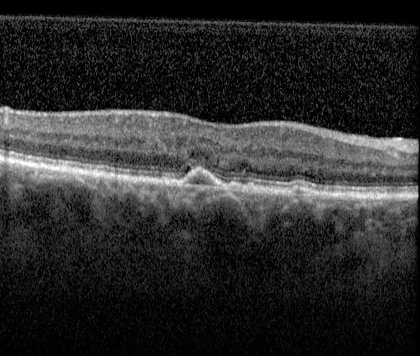
%> input picture Matlab/Code/ExtractedScans/I10_scan11_3.jpg, 420 x 356 px, shrunk from 503 x 426 before the run
$ octave --eval "result = EstimatedRetina(imread('ExtractedScans/I10_scan11_3.jpg'));"   (GNU Octave 9; MATLAB toolbox functions it lacks are replaced by stand-ins)
%> lines starting %> are read from the running program, lines starting %| are printed output that depends on the picture; in (x1, y1, x2, y2) boxes, pixels count from 0 and x2, y2 are one past the last pixel; in counts of white or black regions, pixels touching at a corner belong together; the program's own positions count from 1
### Matlab/Code/Boundary_Mask.m
function [Mask,boundary]=Boundary_Mask(Im,UPorDown,disk)
% The function detects estimated boundary of the retina. Inputes: Im=gray image,
% UPorDown=1/2; 1-upper boundary 2-bottom boundary. disk=size of
% morphological SE
[m,n]=size(Im);
 Mask=zeros(m,n);
 switch UPorDown
     case 1
        [L,Lbw]=K_Means(Im,2);
        bw=imbinarize(Lbw);
        se1 = strel('disk',disk);
        bw=imclose(bw,se1);
        % denising artifacts, based on image properties.
        bw = bwpropfilt(bw, 'Area', [5000 + eps(5000), Inf]);
        bw = imopen(bw,se1);
        firstORlast='first';
     case 2
       [L,Lbw]=K_Means(Im,3);
       bw=imbinarize(Lbw);
       se1 = strel('disk',disk);
       bw=imdilate(bw,se1);
       bw=imclose(bw,se1);
       firstORlast='last';
 end

% denoising artifacts, based on image properties.
bw = bwpropfilt(bw, 'Area', [5000 + eps(5000), Inf]);

 %check that there is a continuose segmentation
vec=sum(bw);
flag=find(vec==0);
r=10;%initial SE size for fixation of the boundary
while ~isempty(flag)
    r=r+2;
    se2 = strel('disk',r);
    bw=imclose(bw,se2);
    % denising artifacts, based on image properties.
    bw = bwpropfilt(bw, 'Area', [5000 + eps(5000), Inf]);
    %figure(3);imshow(bw);
    vec=sum(bw);
    flag=find(vec==0);

end

for j=1:n
        boundary(j) = find(bw(:,j), 1, firstORlast );
        Mask(boundary(j),j)=1;
end
% fix margins artifacts
    dis1=diff(boundary);jump=find(abs(dis1)>1);
    r=10;
       while ~isempty(jump)
          r=r+2;
          se3 = strel('disk',r);
          bw=imdilate(bw,se1);
          MaskUP=zeros(m,n);
          for j=1:n
            UP(j) = find(bw(:,j), 1, firstORlast );
            MaskUP(UP(j),j)=1;
          end
           dis1=diff(UP);jump=find(abs(dis1)>1);
       end
end

### Matlab/Code/K_Means.m
function [classified,Lbw]=K_Means(Im,k)


%Im=rgb2gray(Im);
[r,c]=size(Im);
Im=double(Im);
vec_Im=Im(:);
M=max(vec_Im)+1;
clusters=zeros(1,M);
h_Im=hist(vec_Im+1,256);%convert grey scale from0-255 to 1-256

%The algorithm devide all pixels to k clusters and and initializing their
%centers, by choosing the mean of gray levels in each cluster

Ck=(1:k).*(M)/(k+1);

OldCk=Ck+1;
% stop statemnt is when the centers don't change enymore
while(Ck~=OldCk)
   OldCk=Ck;
   % old classification
   for i=1:length(h_Im)
      diff=abs(Ck-i);
      closestCk=find(diff==min(diff));
      clusters(i)=closestCk(1);%add cluster label 1-k, to each gray level, considering closest center(gray level)
   end
   %belonging all pixels after their classification to their centers
   for i=1:k
       ind=find(clusters==i);%find all pixels that classified to cluster i
       %updating the new centers by calculating the mean value of the gray levels of the cluster i
       Ck(i)=sum(ind.*h_Im(ind))/sum(h_Im(ind));
   end
end

%Classified image construction
classified=zeros(r,c);
for i=1:r
    for j=1:c
        diff2=abs(Ck-Im(i,j)+1);
        closestGreyCluster=find(diff2==min(diff2));
        classified(i,j)=closestGreyCluster;
    end
end

%% C- connected component labeling
%creating binary classification vector
bw( classified==k)=1;
bw( classified~=k)=0;
% constructing binary image
bw=reshape(bw,r,c);
Lbw=bwlabel(bw,8);

end

### Matlab/Code/EstimatedRetina.m
function [UpMask,BotMask,initial_ROI]=EstimatedRetina(I)
% Estimation of the ROI, preparing for flattening and the graph search. The
% function gets gray image and returns initial ROI=region of interest,Upper
% boundary mask and bottom boundary mask
[m,n]=size(I);

%searching for upper boundary of the retina
[UpMask UpVec]=Boundary_Mask(I,1,12);

%searching for bottom boundary of the retina
[BotMask BotVec]=Boundary_Mask(I,2,8);

% Merging 2 borders for one new ROI- the retina region estimation
initial_ROI=UpMask+BotMask;
initial_ROI(UpVec(1):BotVec(1),1)=1;
initial_ROI(UpVec(n):BotVec(n),n)=1;

% Fixation of boundary discontinuities

    for c1 = 2:length(BotVec)
        gap = BotVec(c1)-BotVec(c1-1);
        if gap <(-1)
             initial_ROI((BotVec(c1):BotVec(c1)-gap),c1)=1;
        end
        if gap>1
             initial_ROI((BotVec(c1-1):BotVec(c1-1)+gap),c1)=1;
        end
    end
    for c2 = 2:length(UpVec)
        gap = UpVec(c2)-UpVec(c2-1);
        if gap <(-1)
              initial_ROI((UpVec(c2):UpVec(c2)-gap),c2)=1;
        end
        if gap>1
              initial_ROI((UpVec(c2-1):UpVec(c2-1)+gap),c2)=1;
        end
    end

end
%> in K_Means, `M=max(vec_Im)+1;`: M = 256
%> in K_Means, `h_Im=hist(vec_Im+1,256);`: h_Im = 256 values, max 15068 at index 1, min 7 at index 255, mean 584.1
%> in K_Means, `Ck=(1:k).*(M)/(k+1);`: Ck = [85.33 170.7]
%> in K_Means, `OldCk=Ck+1;`: OldCk = [86.33 171.7]
%> the loop in K_Means, `while(Ck~=OldCk)` made 8 passes
%> OldCk on passes 1 to 8: [85.33 170.7], [32.99 163.1], [25.57 139.7], [22.07 129.8], [20.71 125.7], [20.32 124.4], [20.13 123.9], [19.94 123.3]
%> after the loop in K_Means, `while(Ck~=OldCk)`: Ck = [19.94 123.3]; clusters = 256 values from 1 to 2
%> after the loop in K_Means, `for i=1:r`:
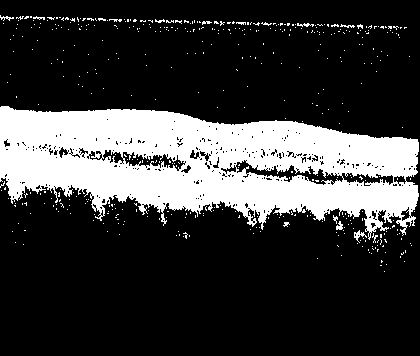
%> classified: size 356x420 double; values 1 (black) and 2 (white), 23.4% white; 451 white regions (437 under 20 px), largest, box (x1, y1, x2, y2) and area: (0, 106, 419, 240) 33535, (354, 230, 367, 243) 59, (336, 221, 343, 230) 40
%> in K_Means, `Lbw=bwlabel(bw,8);`:
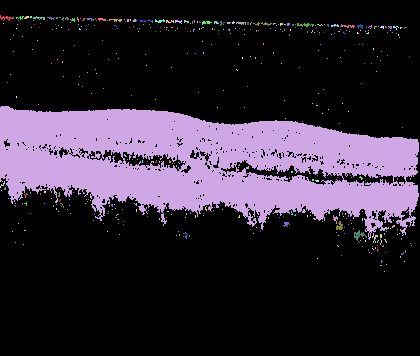
%> Lbw: size 356x420 double; 452 distinct labels, from 0 to 451; one colour per label, 0 black
%> in Boundary_Mask, `bw=imclose(bw,se1);`:
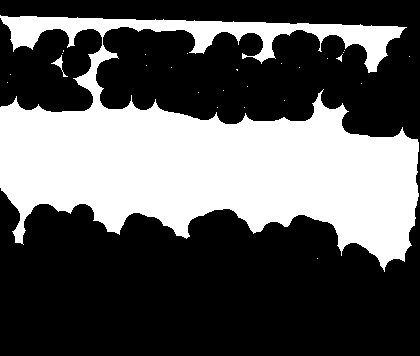
%> bw: size 356x420 logical; 35.3% white; 26 white regions (23 under 20 px), largest, box (x1, y1, x2, y2) and area: (0, 15, 419, 272) 52682, (51, 55, 68, 77) 80, (336, 54, 343, 62) 21
%> in Boundary_Mask, `bw = bwpropfilt(bw, 'Area', [5000 + eps(5000), Inf]);`: bw: size 356x420 logical; 35.2% white; 1 white region, box (x1, y1, x2, y2) and area: (0, 15, 419, 272) 52682
%> in Boundary_Mask, `bw = imopen(bw,se1);`:
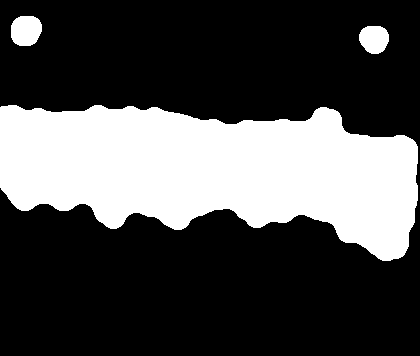
%> bw: size 356x420 logical; 30.3% white; 3 white regions, box (x1, y1, x2, y2) and area: (0, 105, 418, 261) 43872, (11, 16, 42, 46) 779, (359, 26, 389, 54) 670
%> in Boundary_Mask, `bw = bwpropfilt(bw, 'Area', [5000 + eps(5000), Inf]);`:
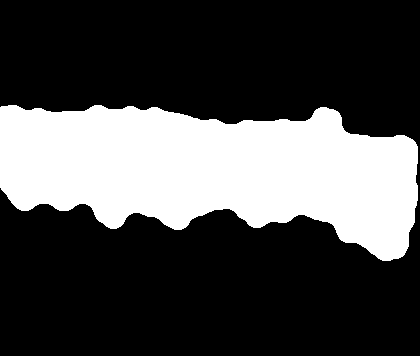
%> bw: size 356x420 logical; 29.3% white; 1 white region, box (x1, y1, x2, y2) and area: (0, 105, 418, 261) 43872
%> in Boundary_Mask, `vec=sum(bw);`: vec = 420 values, max 126 at index 340, min 0 at index 419, mean 104.5
%> in Boundary_Mask, `flag=find(vec==0);`: flag = [419 420]
%> (the run ends here)
